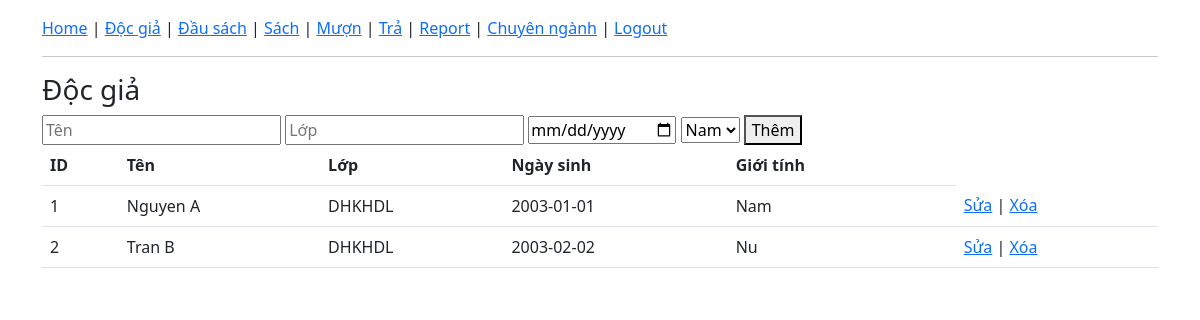
Screenshot of /users with the database file from the repository.
### tables this page shows
CREATE TABLE doc_gia(
ma_doc_gia INTEGER PRIMARY KEY AUTOINCREMENT,
ho_ten TEXT,lop TEXT,ngay_sinh TEXT,gioi_tinh TEXT);

### app.py (the view)
@app.route("/users")
def users():
    conn = get_db()
    data = conn.execute("SELECT * FROM doc_gia").fetchall()
    conn.close()
    return render_template("users.html", users=data)

### app.py (called while the page is built)
def get_db():
    return sqlite3.connect("library.db")

### templates/users.html (shortened to what this page needs)
{% extends "base.html" %}
{% block content %}
<h3>Độc giả</h3>
<form method="post" action="/add_user">
<input name="ten" placeholder="Tên">
<input name="lop" placeholder="Lớp">
<input type="date" name="ngaysinh">
<select name="gioitinh">
<option>Nam</option>
</select>
<button>Thêm</button>
</form>
<table class="table">
<tr>
<th>ID</th><th>Tên</th><th>Lớp</th><th>Ngày sinh</th><th>Giới tính</th><th></th>
</tr>
{% for u in users %}
<tr>
<td>{{ u[0] }}</td>
<td>{{ u[1] }}</td>
<td>{{ u[2] }}</td>
<td>{{ u[3] }}</td>
<td>{{ u[4] }}</td>
<td>
<td>
<a href="/edit_user/{{ u[0] }}">Sửa</a> |
<a href="/delete_user/{{ u[0] }}">Xóa</a>
</td>
</td>
</tr>
{% endfor %}
</table>
{% endblock %}

### rows the page displays
doc_gia: ma_doc_gia "1", ho_ten "Nguyen A", lop "DHKHDL", ngay_sinh "2003-01-01", gioi_tinh "Nam"
doc_gia: ma_doc_gia "2", ho_ten "Tran B", lop "DHKHDL", ngay_sinh "2003-02-02", gioi_tinh "Nu"
